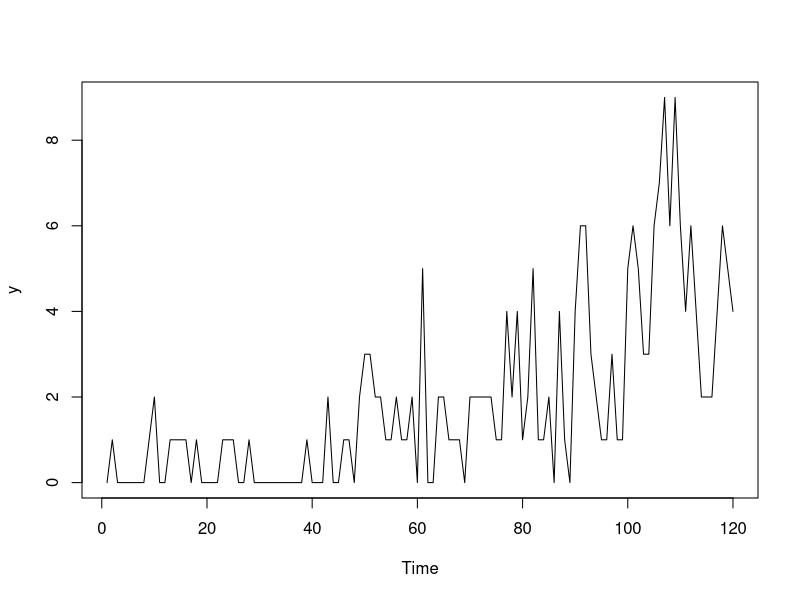

This figure's R source: (Note: this script raises an error after producing the figure.)
## ---- chunk 1
y <- ts(c(rpois(20,0.25),rpois(20,0.5),rpois(20,1),rpois(20,2),rpois(20,3),rpois(20,5)))
## ---- chunk 2
plot(y)
## ---- chunk 3
oETSFModel1 <- oes(y, occurrence="fixed", h=10, holdout=TRUE)
oETSFModel1
plot(oETSFModel1)
## ---- chunk 4
oETSOModel <- oes(y, model="MMN", occurrence="odds-ratio", h=10, holdout=TRUE)
oETSOModel
plot(oETSOModel)
## ---- chunk 5
oETSIModel <- oes(y, model="MMN", occurrence="inverse-odds-ratio", h=10, holdout=TRUE)
oETSIModel
plot(oETSIModel)
## ---- chunk 6
oETSGModel1 <- oesg(y, modelA="MNN", modelB="AAN", h=10, holdout=TRUE)
oETSGModel1
plot(oETSGModel1)
## ---- chunk 7
oETSGModel1$modelA
## ---- chunk 8
oETSDModel <- oes(y, model="MMN", occurrence="d", h=10, holdout=TRUE)
oETSDModel
plot(oETSDModel)
## ---- chunk 9
# Assumption | Differential Entropy
# Normal distribution
entropiesTable <- c("$\\epsilon_t \\sim \\mathcal{N}(0, \\sigma^2)$",
                    "$\\frac{1}{2}\\left(\\log(2\\pi\\sigma^2)+1\\right)$",
# Laplace distribution
                    "$\\epsilon_t \\sim \\mathcal{Laplace}(0, s)$",
                    "$1+\\log(2s)$",
# S distribution
                    "$\\epsilon_t \\sim \\mathcal{S}(0, s)$",
                    "$2+2\\log(2s)$",
# GN distribution
                    "$\\epsilon_t \\sim \\mathcal{GN}(0, s, \\beta)$",
                    "$\\frac{1}{\\beta}-\\log\\left(\\frac{\\beta}{2*s*\\Gamma\\left(\\frac{1}{\\beta}\\right)}\\right)$",
# Asymmetric Laplace distribution
                    "$\\epsilon_t \\sim \\mathcal{ALaplace}(0, s, \\alpha)$",
                    "$1+\\log(2s)$",
# IG distribution
                    "$1+\\epsilon_t \\sim \\mathcal{IG}(1, s)$",
                    "$\\frac{1}{2}\\left(\\log \\pi e s -\\log(2) \\right)$",
# Gamma distribution
                    "$1+\\epsilon_t \\sim \\mathcal{\\Gamma}(s^{-1}, s)$",
                    "$s^{-1} + \\log\\left(\\Gamma\\left(s^{-1}\\right)\\right) + \\left(1-s^{-1}\\right)*\\psi\\left(s^{-1}\\right)$",
# logN distribution
                    "$1+\\epsilon_t \\sim \\mathrm{log}\\mathcal{N}\\left(-\\frac{\\sigma^2}{2}, \\sigma^2\\right)$",
                    "$\\frac{1}{2}\\left(\\log(2\\pi\\sigma^2)+1\\right)-\frac{\\sigma^2}{2}$"
                    )
entropiesTable <- matrix(entropiesTable, 8, 2, byrow=TRUE,
                           dimnames=list(c("**Normal**","**Laplace**","**S**",
                                           "**Generalised Normal**","**Asymmetric Laplace**",
                                           "**Inverse Gaussian**","**Gamma**","**Log Normal**"),
                                         c("**Assumption**","**Differential Entropy**")))
kableTable <- kableExtra::kable(entropiesTable, escape=FALSE, caption="Differential entropies for different distributions. $\\Gamma(\\cdot)$ is the Gamma function, while $\\psi(\\cdot)$ is the digamma function.",
                                col.names=c("Assumption","Differential Entropy"), label="differentialEntropy")
kableExtra::kable_styling(kableTable, font_size=12, protect_latex=TRUE)
## ---- chunk 10
plot(y)
## ---- chunk 11
adamModelsiETS <- vector("list",4)
adamModelsiETS[[1]] <- adam(y, "MMN", occurrence="odds-ratio",
                            h=10, holdout=TRUE)
adamModelsiETS[[2]] <- adam(y, "MMN", occurrence="inverse-odds-ratio",
                            h=10, holdout=TRUE)
adamModelsiETS[[3]] <- adam(y, "MMN", occurrence="direct",
                            h=10, holdout=TRUE)
adamModelsiETS[[4]] <- adam(y, "MMN", occurrence="general",
                            h=10, holdout=TRUE)
adamModelsiETSAICcs <- setNames(sapply(adamModelsiETS,AICc),
                                c("odds-ratio","inverse-odds-ratio","direct","general"))
adamModelsiETSAICcs
## ---- chunk 12
i <- which.min(adamModelsiETSAICcs)
plot(adamModelsiETS[[i]],7)
## ---- chunk 13
adamModelsiETS[[i]]$occurrence
plot(adamModelsiETS[[i]]$occurrence)
## ---- chunk 14
oETSModel <- oes(y, "MMN", occurrence=names(adamModelsiETSAICcs)[i],
                 h=10, holdout=TRUE)
adamModeliARIMA <- adam(y, "NNN", occurrence=oETSModel, orders=c(0,2,2),
                        distribution="dlnorm", h=10, holdout=TRUE)
adamModeliARIMA
plot(adamModeliARIMA,7)
## ---- chunk 15
adamModelsiETS[[i]] <- adam(y, "MMN", occurrence=oETSModel,
                            h=10, holdout=TRUE)
adamModelsiETS[[i]]
plot(adamModelsiETS[[i]],7)
## ---- chunk 16
adamModeliARIMA <- adam(y, "NNN", occurrence=oETSModel, orders=c(0,2,2),
                        distribution="dinvgauss", h=10, holdout=TRUE, initial="back")
adamModeliARIMA
plot(adamModeliARIMA,7)
